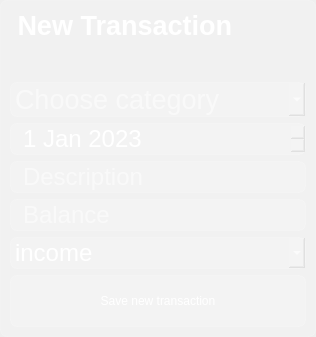
<?xml version="1.0" encoding="UTF-8"?>
<ui version="4.0">
 <class>Dialog</class>
 <widget class="QDialog" name="Dialog">
  <property name="geometry">
   <rect>
    <x>0</x>
    <y>0</y>
    <width>316</width>
    <height>337</height>
   </rect>
  </property>
  <property name="maximumSize">
   <size>
    <width>1677721</width>
    <height>1677721</height>
   </size>
  </property>
  <property name="windowTitle">
   <string>Dialog</string>
  </property>
  <property name="styleSheet">
   <string notr="true">background-color: qlineargradient(spread:pad, x1:1, y1:1, x2:0, y2:0, stop:0 
rgba(81, 0, 135, 255), stop:0.427447 rgba(41, 61, 132, 235),  stop:1 rgba(155, 79, 165, 255));
</string>
  </property>
  <layout class="QVBoxLayout" name="verticalLayout_2">
   <property name="spacing">
    <number>0</number>
   </property>
   <property name="leftMargin">
    <number>0</number>
   </property>
   <property name="topMargin">
    <number>0</number>
   </property>
   <property name="rightMargin">
    <number>0</number>
   </property>
   <property name="bottomMargin">
    <number>0</number>
   </property>
   <item>
    <widget class="QFrame" name="frame">
     <property name="styleSheet">
      <string notr="true">background-color: rgba(255, 255,  255,  30);
border: 1px solid rgba(255, 255, 255, 40);
border-radius: 7px;</string>
     </property>
     <property name="frameShape">
      <enum>QFrame::StyledPanel</enum>
     </property>
     <property name="frameShadow">
      <enum>QFrame::Raised</enum>
     </property>
     <layout class="QVBoxLayout" name="verticalLayout">
      <item>
       <widget class="QLabel" name="label">
        <property name="enabled">
         <bool>true</bool>
        </property>
        <property name="layoutDirection">
         <enum>Qt::LeftToRight</enum>
        </property>
        <property name="styleSheet">
         <string notr="true">color: white;
font-weight: bold;
font-size: 20pt;
background-color: none;
border: none;</string>
        </property>
        <property name="frameShape">
         <enum>QFrame::NoFrame</enum>
        </property>
        <property name="frameShadow">
         <enum>QFrame::Plain</enum>
        </property>
        <property name="text">
         <string> New Transaction</string>
        </property>
        <property name="textFormat">
         <enum>Qt::PlainText</enum>
        </property>
        <property name="scaledContents">
         <bool>false</bool>
        </property>
        <property name="alignment">
         <set>Qt::AlignLeading|Qt::AlignLeft|Qt::AlignTop</set>
        </property>
       </widget>
      </item>
      <item>
       <widget class="QComboBox" name="btn_section">
        <property name="styleSheet">
         <string notr="true">QComboBox {
font-size: 20pt;
color: white;
}

QComboBox:item {
color: black;
}</string>
        </property>
        <property name="currentIndex">
         <number>-1</number>
        </property>
        <property name="placeholderText">
         <string>Choose category</string>
        </property>
        <item>
         <property name="text">
          <string>Groceries</string>
         </property>
        </item>
        <item>
         <property name="text">
          <string>Entertainment</string>
         </property>
        </item>
        <item>
         <property name="text">
          <string>Auto</string>
         </property>
        </item>
        <item>
         <property name="text">
          <string>Others</string>
         </property>
        </item>
        <item>
         <property name="text">
          <string>Travel</string>
         </property>
        </item>
       </widget>
      </item>
      <item>
       <widget class="QDateEdit" name="date">
        <property name="styleSheet">
         <string notr="true">font-size: 18pt;
color: white;
padding-left: 10px;</string>
        </property>
        <property name="buttonSymbols">
         <enum>QAbstractSpinBox::UpDownArrows</enum>
        </property>
        <property name="keyboardTracking">
         <bool>true</bool>
        </property>
        <property name="dateTime">
         <datetime>
          <hour>0</hour>
          <minute>0</minute>
          <second>0</second>
          <year>2023</year>
          <month>1</month>
          <day>1</day>
         </datetime>
        </property>
       </widget>
      </item>
      <item>
       <widget class="QLineEdit" name="lbl_description">
        <property name="styleSheet">
         <string notr="true">font-size: 18pt;
color: white;
padding-left: 10px;</string>
        </property>
        <property name="text">
         <string/>
        </property>
        <property name="placeholderText">
         <string>Description</string>
        </property>
       </widget>
      </item>
      <item>
       <widget class="QLineEdit" name="lbl_balance">
        <property name="styleSheet">
         <string notr="true">font-size: 18pt;
color: white;
padding-left: 10px;</string>
        </property>
        <property name="placeholderText">
         <string>Balance</string>
        </property>
       </widget>
      </item>
      <item>
       <widget class="QComboBox" name="btn_category">
        <property name="styleSheet">
         <string notr="true">QComboBox {
font-size: 18pt;
color: white;
}

QComboBox:item {
color: black;
}</string>
        </property>
        <item>
         <property name="text">
          <string>income</string>
         </property>
        </item>
        <item>
         <property name="text">
          <string>outcome</string>
         </property>
        </item>
       </widget>
      </item>
      <item>
       <widget class="QPushButton" name="lbl_save">
        <property name="styleSheet">
         <string notr="true">QPushButton {
color: white;
background-color: rgba(255, 255, 255, 30);
border: 1px solid rgba(255, 255, 255, 40);
border-radius: 7px;
width: 230px;
height: 50px;
}
QPushButton:hover {
background-color: rgba(255, 255, 255, 40);
}
QPushButton:pressed {
background-color: rgba(255, 255, 255, 40);
}
</string>
        </property>
        <property name="text">
         <string>Save new transaction</string>
        </property>
        <property name="iconSize">
         <size>
          <width>24</width>
          <height>24</height>
         </size>
        </property>
       </widget>
      </item>
     </layout>
    </widget>
   </item>
  </layout>
 </widget>
 <resources>
  <include location="res-new-window-rc.qrc"/>
 </resources>
 <connections/>
</ui>
